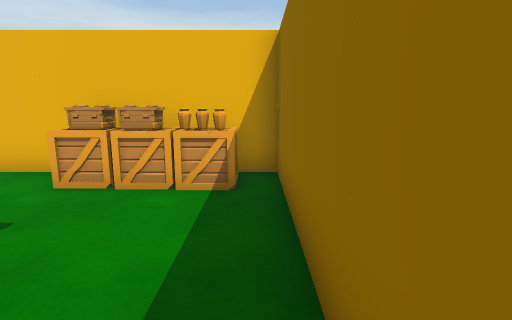
view 1 (above)

16 first-person views from a walk through a 3-D level made in the Unity game engine. The camera is 1.4 m above the floor, tilts 10° down and sees 80° across. The floor is counted in squares, 1 m on a side. Each view is taken from the middle of a square. On the plan, view 1 faces up. The plan holds only what a view shows up to about 14 squares ahead; the rest is blank. The player is left out.

view 2
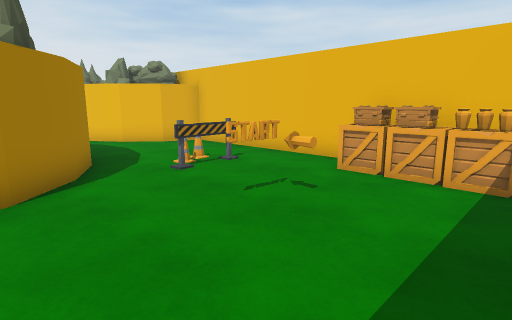

view 3
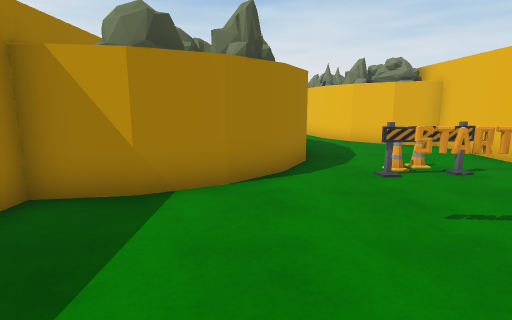

view 4
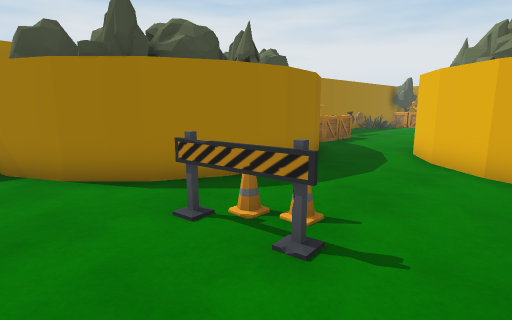

view 5
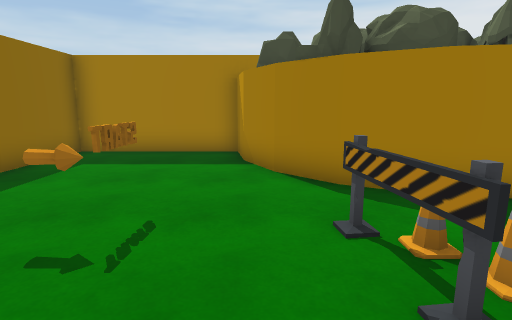

view 6
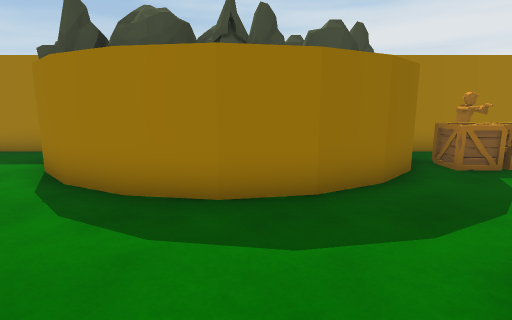

view 7
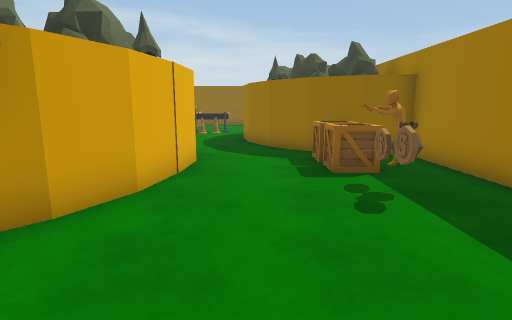

view 8
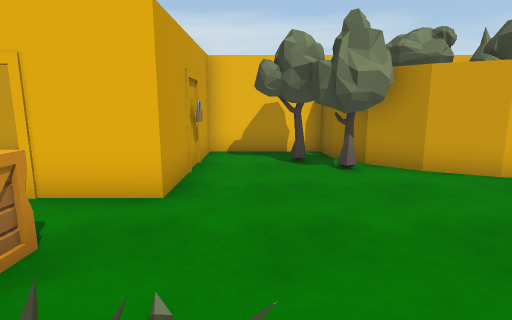

view 9
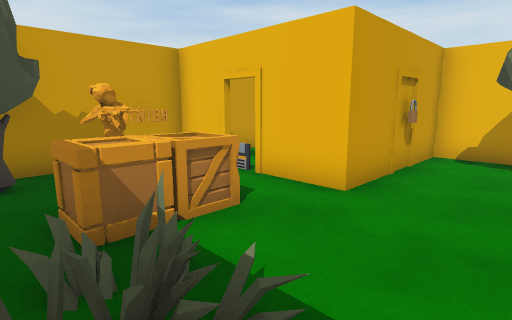

view 10
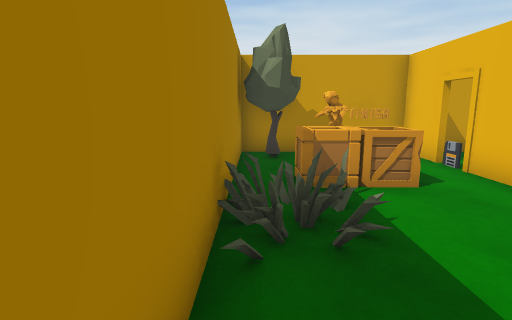

view 11
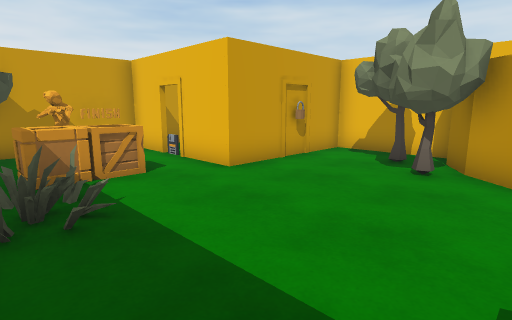

view 12
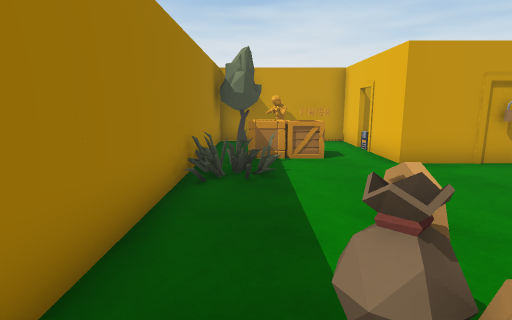

view 13
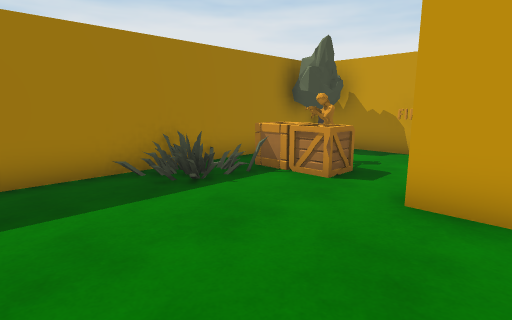

view 14
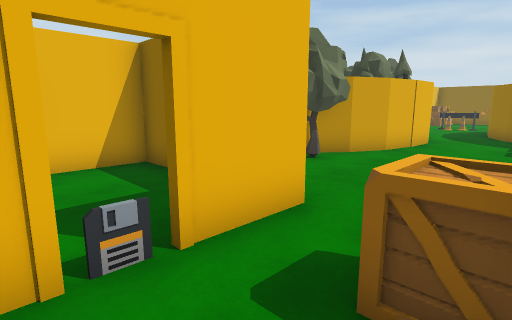

view 15
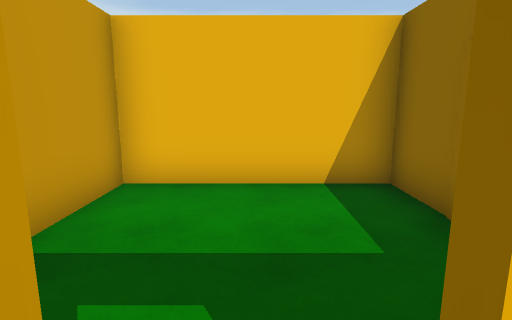

view 16
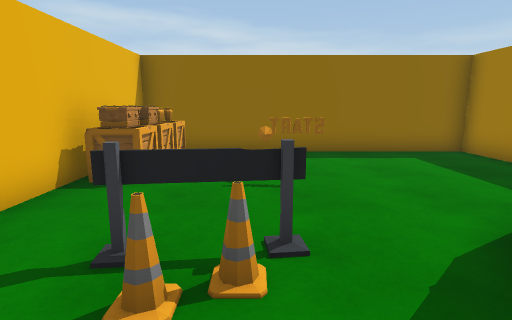

### Floor plan
Points are (right, up) in squares from view 1. A wall is a line through its corners. A room is listed if a view was taken in it or the views show most of it. See-through windows are left out.
Room 1 (views 1, 2, 3, 4, 5, 6, 16)
walls: (-8.6, 1.4) (-7.9, 1.3) (-6.5, 0.6) (-5.4, -0.5) (-4.7, -1.9) (-4.4, -3.4) (0.5, -3.4) (0.5, 6.5) (-10.8, 6.5) (-11.3, 5) (-12.3, 3.8) (-13.6, 3); (-12.3, 0.5) (-11, 1.3) (-10.3, 1.4)
ways out: opening at (-12, 2) to room 2
objects: other object (-10, 0) to (-9, 1); other object (-7, 3); other object (-7, 4); other object (-6, 3) to (-6, 4); other object (-3, 2); other object (-3, 3); other object (-3, 5) to (-3, 6); other object (-2, 5) to (-2, 6); other object (-1, 5); other object (-1, 6); other object (0, 5)
Room 2 (views 7, 8, 9, 10, 11, 12, 13, 14, 15)
walls: (-19.3, 3.5) (-20.3, 4.4) (-20.9, 5.4) (-21, 6.5) (-24.5, 6.5); (-18, 2.9) (-19.4, 3.6); (-16.6, 2.6) (-18.2, 3); (-15.1, 2.5) (-16.7, 2.6); (-27.5, 1.6) (-29.5, 1.6); (-24.4, 6.5) (-24.4, 1.6) (-26.6, 1.6); (-13.6, 3) (-14.8, 2.7); (-29.4, 2) (-29.4, -3.4) (-14.3, -3.4) (-14.1, -2) (-13.4, -0.6) (-12.3, 0.5)
ways out: opening at (-12, 2) to room 1
objects: other object (-29, -3) to (-28, -2); other object (-29, 0); other object (-27, -1); other object (-26, -2) to (-25, -2); other object (-26, -1) to (-25, 0); other object (-24, 4); other object (-22, 4) to (-22, 5); other object (-21, 3) to (-21, 4); other object (-18, -2); other object (-18, -1) to (-17, -1); other object (-16, -2) to (-16, -1); other object (-15, -2) to (-15, -1)
Room 3 (no view inside)
walls: (-24.5, 4.5) (-24.5, 6.5) (-29.4, 6.5) (-29.4, 2)
objects: other object (-27, 2)

Positions as (right, up) in squares from view 1, and headings:
1: (0, 0), facing up
2: (0, -1), facing up-left
3: (0, 0), facing left
4: (-4, 6), facing down-left
5: (-5, 6), facing down
6: (-10, 6), facing down
7: (-23, 1), facing right
8: (-23, -3), facing up
9: (-22, -3), facing up-left
10: (-20, -3), facing left
11: (-19, -3), facing up-left
12: (-17, -2), facing left
13: (-20, 3), facing down-left
14: (-28, -1), facing up-right
15: (-27, 1), facing up
16: (-9, 3), facing right
